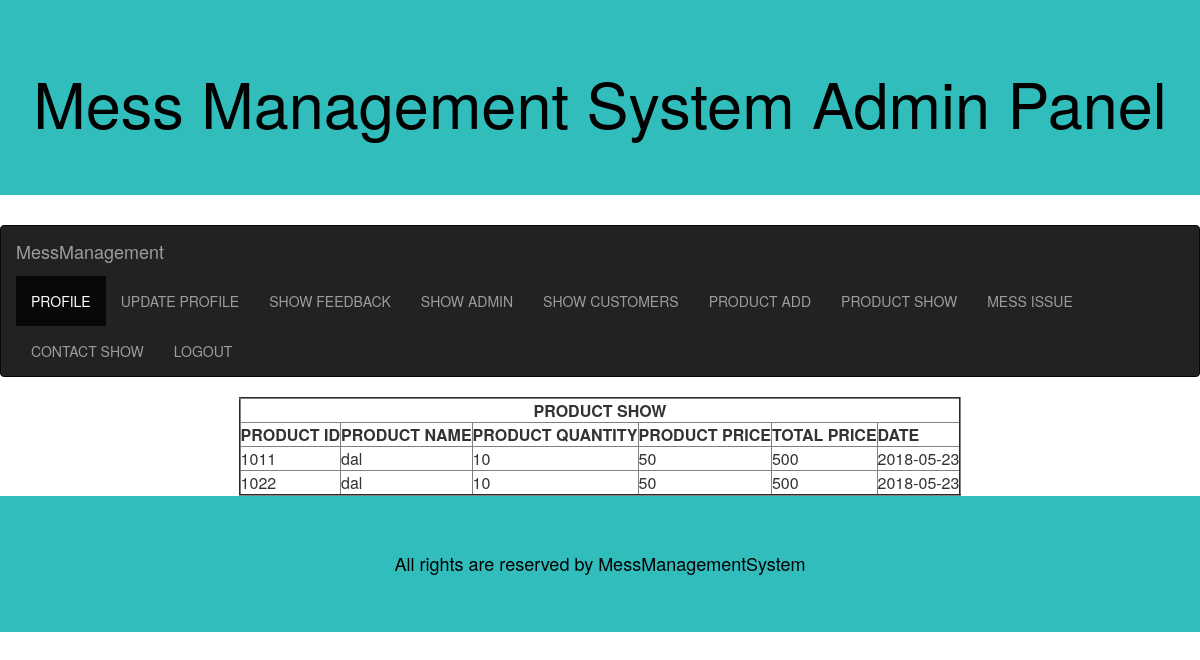
Screenshot of /messmanagementsystem/journey/productshow.php with the database file from the repository.
### tables this page shows
CREATE TABLE IF NOT EXISTS `product` (
  `productid` int(11) DEFAULT NULL,
  `productname` varchar(30) DEFAULT NULL,
  `productquantity` varchar(30) DEFAULT NULL,
  `productprice` varchar(30) DEFAULT NULL,
  `totalprice` varchar(30) DEFAULT NULL,
  `date` varchar(30) DEFAULT NULL
);

### messmanagementsystem/journey/productshow.php (the view, shortened to what this page needs)
<?php
include("adminheader.php");
?>
<?php
$query="select * from  product";
$result=mysql_query($query) or die(mysql_error());
echo"<table border='2' align='center'><tr><td colspan='7' align='center'><b>PRODUCT SHOW<b></td></tr><tr><th>PRODUCT ID</th><th>PRODUCT NAME</th><th>PRODUCT  QUANTITY</th><th>PRODUCT PRICE</th><th>TOTAL PRICE</th><th>DATE</th></tr>";
while($row=mysql_fetch_array($result))
{
echo"<tr><td>".$row['productid']."</td><td>".$row['productname']."</td><td>".$row['productquantity']."</td><td>".$row['productprice']."</td><td>".$row['totalprice']."</td><td>".$row['date']."</td></tr>";
}
echo"</table>";
?>
<?php
include("footer.php");
?>

### rows the page displays
product: productid "1011", productname "dal", productquantity "10", productprice "50", totalprice "500", date "2018-05-23"
product: productid "1022", productname "dal", productquantity "10", productprice "50", totalprice "500", date "2018-05-23"
